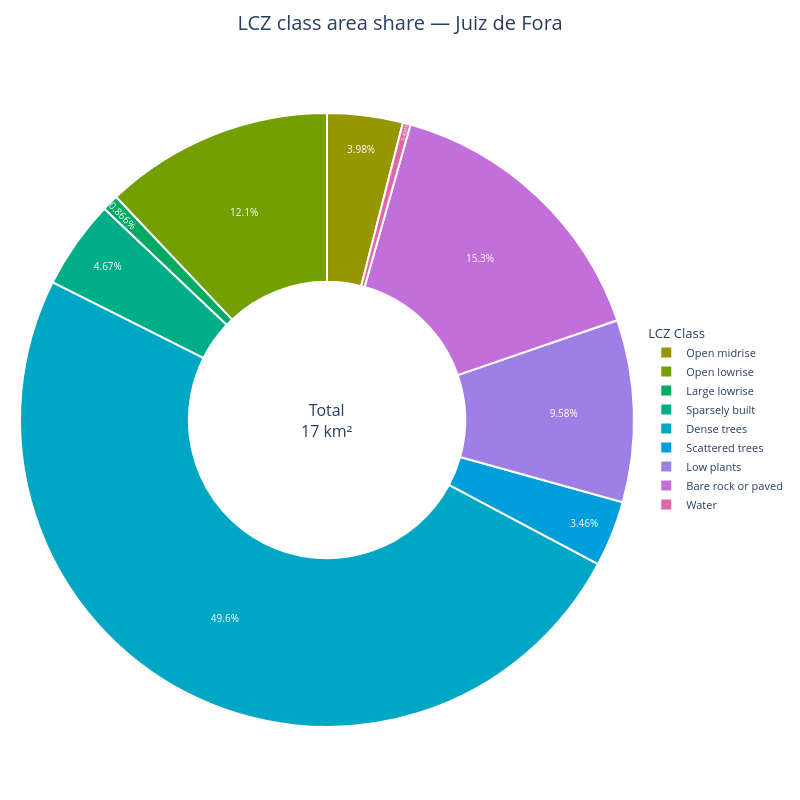

Here is the notebook cell this chart was saved with:
### Markdown cell above
### Donut chart — best for a quick 'urban vs. natural' share at a glance

A donut (or pie) chart is preferable when the message is a *proportion* story — e.g. "what fraction of the city is built-up?" — rather than a precise ranking. The visual whole-to-part framing communicates that immediately to a non-technical audience (city council, press release), at the cost of making small-class comparisons harder than a bar chart would.

### Code cell
area_donut = lcz_cal_area(map_path, plot_type="donut", inclusive=True,
                          title="LCZ class area share — Juiz de Fora")
area_donut.fig.show()

### Figure 1 — Plotly figure (JSON) as saved in the notebook; plotly's stock layout.template omitted (floating-point values rounded to 4 significant figures)
{"data": [{"hole": 0.45, "hovertemplate": "<b>%{label}</b><br>Area: %{value:.2f} km²<extra></extra>", "labels": ["Open midrise", "Open lowrise", "Large lowrise", "Sparsely built", "Dense trees", "Scattered trees", "Low plants", "Bare rock or paved", "Water"], "marker": {"colors": ["#989600", "#739F00", "#00AA63", "#00AD89", "#00A7C5", "#009EDA", "#9E7FE5", "#C36FDA", "#E264A9"], "line": {"color": "white", "width": 2}}, "sort": false, "textfont": {"color": "white", "size": 10}, "textposition": "inside", "type": "pie", "values": [0.69, 2.09, 0.15, 0.81, 8.6, 0.6, 1.66, 2.66, 0.07]}], "layout": {"annotations": [{"font": {"size": 16}, "showarrow": false, "text": "Total<br>17 km²", "x": 0.5, "y": 0.5}], "height": 800, "legend": {"font": {"size": 11}, "title": {"text": "LCZ Class"}, "y": 0.5, "yanchor": "middle"}, "margin": {"b": 20, "l": 20, "r": 20, "t": 60}, "showlegend": true, "title": {"font": {"size": 20}, "text": "LCZ class area share — Juiz de Fora", "x": 0.5, "xanchor": "center"}, "width": 800}}
